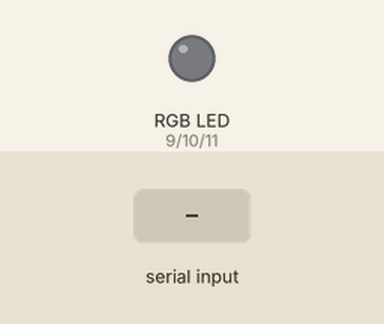
This sketch was run on a simulated Arduino Uno, built with avr-gcc and run on an emulated ATmega328P. Parts: an RGB LED mixed from three pins (HIGH = lit). Inputs (shaded band) come from the test bench. Dim RGB values are drawn brighter than linear.

Above: at 1.2 s.
1.3 s: "90,45,200\n" received over Serial
At 1.6 s:
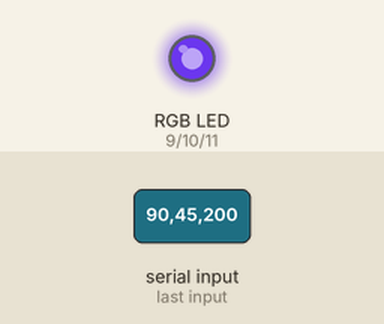
2.8 s: "30,150,10\n" received over Serial
At 4.0 s:
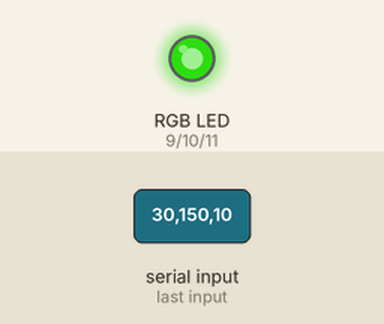
4.3 s: "1,90,45\n" received over Serial
At 5.0 s:
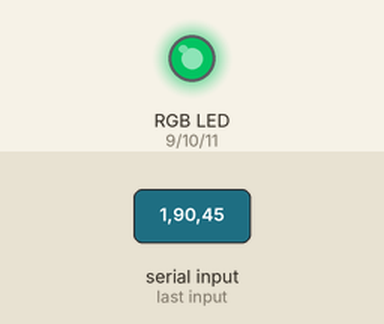
Timing chart, 0 to 7.3 s (numbered marks = the images above; inputs shaded):
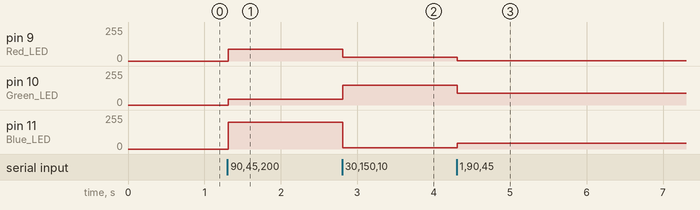

The sketch:

_27.1_Serial_RGB_LED_Control_GUI.ino
```cpp
const int Red_LED = 9;
const int Green_LED = 10;
const int Blue_LED = 11;

int Rval = 0;
int Gval = 0;
int Bval = 0;

void setup()
{
  pinMode(Red_LED,OUTPUT);
  pinMode(Green_LED,OUTPUT);
  pinMode(Blue_LED,OUTPUT);
  Serial.begin(9600);
}

void loop()
{
  while (Serial.available() > 0)
  {
    Rval = Serial.parseInt();
    Gval = Serial.parseInt();
    Bval = Serial.parseInt();
    if (Serial.read() == '\n')
    {
        analogWrite(Red_LED, Rval);
        analogWrite(Green_LED, Gval);
        analogWrite(Blue_LED, Bval);
    }
  }
}
```

Measured:
- after the input at 1.3 s, pin 9 (Red_LED): 0/255 → 90/255 at once; pin 10 (Green_LED): 0/255 → 45/255 at once; pin 11 (Blue_LED): 0/255 → 200/255 at once
- after the input at 2.8 s, pin 9 (Red_LED): 90/255 → 30/255 at once; pin 10 (Green_LED): 45/255 → 150/255 at once; pin 11 (Blue_LED): 200/255 → 10/255 at once
- after the input at 4.3 s, pin 9 (Red_LED): 30/255 → 1/255 at once; pin 10 (Green_LED): 150/255 → 90/255 at once; pin 11 (Blue_LED): 10/255 → 45/255 at once
